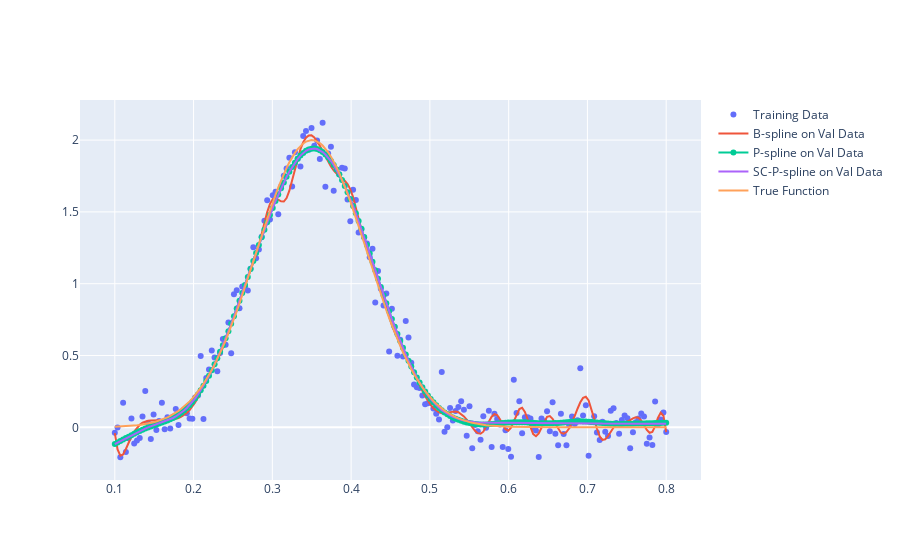

The cell this chart's notebook holds for it:
### Code cell
fig = go.Figure()

fig.add_trace(go.Scatter(x=x, y=y, mode="markers", name="Training Data"))
fig.add_trace(go.Scatter(x=xplot, y=Bspline_plot, mode="lines", name="B-spline on Val Data"))
fig.add_trace(go.Scatter(x=xplot, y=Pspline_plot, mode="lines+markers", name="P-spline on Val Data"))
fig.add_trace(go.Scatter(x=xplot, y=SCPspline_plot, mode="lines", name="SC-P-spline on Val Data"))
fig.add_trace(go.Scatter(x=x, y=ytrue, mode="lines", name="True Function"))

### Figure 1 — Plotly figure (JSON) as saved in the notebook; plotly's stock layout.template omitted (floating-point values rounded to 4 significant figures; data arrays with more than 128 entries replaced by an {"elided": "..."} marker saying what was removed)
{"data": [{"mode": "markers", "name": "Training Data", "type": "scatter", "x": {"elided": "200 float values"}, "y": {"elided": "200 float values"}}, {"mode": "lines", "name": "B-spline on Val Data", "type": "scatter", "x": {"elided": "200 float values"}, "y": {"elided": "200 float values"}}, {"mode": "lines+markers", "name": "P-spline on Val Data", "type": "scatter", "x": {"elided": "200 float values"}, "y": {"elided": "200 float values"}}, {"mode": "lines", "name": "SC-P-spline on Val Data", "type": "scatter", "x": {"elided": "200 float values"}, "y": {"elided": "200 float values"}}, {"mode": "lines", "name": "True Function", "type": "scatter", "x": {"elided": "200 float values"}, "y": {"elided": "200 float values"}}], "layout": {"autosize": true, "xaxis": {"autorange": true, "range": [0.0575, 0.8425], "type": "linear"}, "yaxis": {"autorange": true, "range": [-0.3787, 2.291], "type": "linear"}}}
